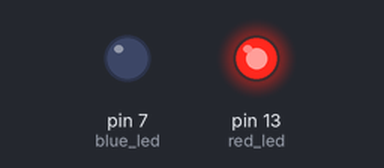
A sketch run on a simulated Arduino Uno, built with avr-gcc and run on an emulated ATmega328P. Shown: output pins drawn as LEDs (lit = HIGH).

Above: at 0.02 s.
At 1.15 s:
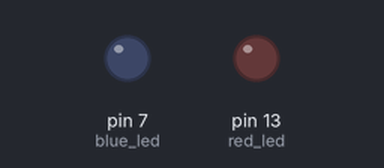
At 2.55 s:
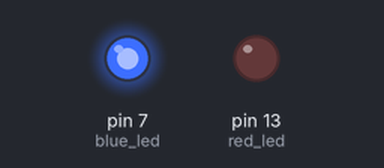
Timing chart, 0 to 3.0 s (numbered marks = the images above):
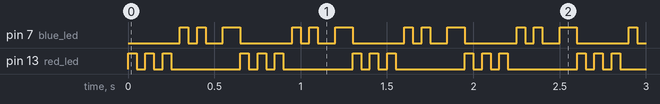

The sketch:

blinkingLed.ino
```cpp
int red_led = 13;
int blue_led = 7;

void setup()
{
    pinMode(red_led, OUTPUT);
    pinMode(blue_led, OUTPUT);
}
void loop()
{
    digitalWrite(red_led,HIGH);
    delay(50);
    digitalWrite(red_led,LOW);
    delay(50);
    digitalWrite(red_led,HIGH);
    delay(50);
    digitalWrite(red_led,LOW);
    delay(50);
    digitalWrite(red_led,HIGH);
    delay(50);
    digitalWrite(red_led,LOW);

    delay(50);
    digitalWrite(blue_led,HIGH);
    delay(50);
    digitalWrite(blue_led,LOW);
    delay(50);
    digitalWrite(blue_led,HIGH);
    delay(50);
    digitalWrite(blue_led,LOW);
    delay(100);
    digitalWrite(blue_led,HIGH);
    delay(100);
    digitalWrite(blue_led,LOW);
}
```

Measured:
- by itself, pin 7 (blue_led): repeats every 0.65 s: LOW 0.05 s, HIGH 0.05 s, LOW 0.10 s, HIGH 0.10 s, LOW 0.30 s, HIGH 0.05 s
- by itself, pin 13 (red_led): repeats every 0.65 s: 2 × (LOW 0.05 s, HIGH 0.05 s), LOW 0.40 s, HIGH 0.05 s
